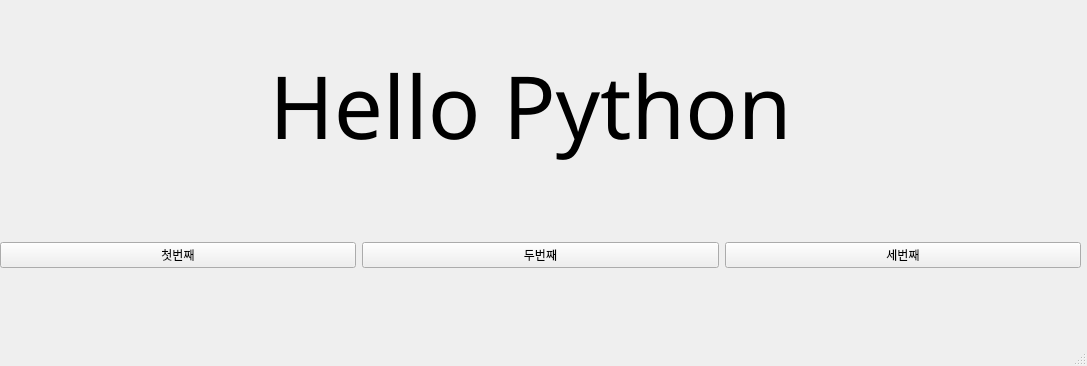
<?xml version="1.0" encoding="UTF-8"?>
<ui version="4.0">
 <class>MainWindow</class>
 <widget class="QMainWindow" name="MainWindow">
  <property name="geometry">
   <rect>
    <x>0</x>
    <y>0</y>
    <width>1087</width>
    <height>366</height>
   </rect>
  </property>
  <property name="windowTitle">
   <string>MainWindow</string>
  </property>
  <widget class="QWidget" name="centralwidget">
   <widget class="QWidget" name="horizontalLayoutWidget">
    <property name="geometry">
     <rect>
      <x>0</x>
      <y>190</y>
      <width>1081</width>
      <height>131</height>
     </rect>
    </property>
    <layout class="QHBoxLayout" name="horizontalLayout">
     <item>
      <widget class="QPushButton" name="pushButton_3">
       <property name="sizePolicy">
        <sizepolicy hsizetype="Minimum" vsizetype="Fixed">
         <horstretch>0</horstretch>
         <verstretch>0</verstretch>
        </sizepolicy>
       </property>
       <property name="text">
        <string>첫번째</string>
       </property>
      </widget>
     </item>
     <item>
      <widget class="QPushButton" name="pushButton_2">
       <property name="text">
        <string>두번째</string>
       </property>
      </widget>
     </item>
     <item>
      <widget class="QPushButton" name="pushButton">
       <property name="text">
        <string>세번째</string>
       </property>
      </widget>
     </item>
    </layout>
   </widget>
   <widget class="QLabel" name="label">
    <property name="geometry">
     <rect>
      <x>60</x>
      <y>50</y>
      <width>941</width>
      <height>111</height>
     </rect>
    </property>
    <property name="font">
     <font>
      <family>Cooper Black</family>
      <pointsize>65</pointsize>
      <weight>50</weight>
      <bold>false</bold>
     </font>
    </property>
    <property name="text">
     <string>Hello Python</string>
    </property>
    <property name="alignment">
     <set>Qt::AlignCenter</set>
    </property>
   </widget>
  </widget>
  <widget class="QMenuBar" name="menubar">
   <property name="geometry">
    <rect>
     <x>0</x>
     <y>0</y>
     <width>1087</width>
     <height>21</height>
    </rect>
   </property>
  </widget>
  <widget class="QStatusBar" name="statusbar"/>
 </widget>
 <resources/>
 <connections>
  <connection>
   <sender>pushButton_3</sender>
   <signal>clicked()</signal>
   <receiver>MainWindow</receiver>
   <slot>firstClick()</slot>
   <hints>
    <hint type="sourcelabel">
     <x>203</x>
     <y>351</y>
    </hint>
    <hint type="destinationlabel">
     <x>224</x>
     <y>386</y>
    </hint>
   </hints>
  </connection>
  <connection>
   <sender>pushButton_2</sender>
   <signal>clicked()</signal>
   <receiver>MainWindow</receiver>
   <slot>secondClick()</slot>
   <hints>
    <hint type="sourcelabel">
     <x>578</x>
     <y>345</y>
    </hint>
    <hint type="destinationlabel">
     <x>596</x>
     <y>393</y>
    </hint>
   </hints>
  </connection>
  <connection>
   <sender>pushButton</sender>
   <signal>clicked()</signal>
   <receiver>MainWindow</receiver>
   <slot>thirdClick()</slot>
   <hints>
    <hint type="sourcelabel">
     <x>871</x>
     <y>355</y>
    </hint>
    <hint type="destinationlabel">
     <x>901</x>
     <y>398</y>
    </hint>
   </hints>
  </connection>
 </connections>
 <slots>
  <slot>firstClick()</slot>
  <slot>secondClick()</slot>
  <slot>thirdClick()</slot>
 </slots>
</ui>
